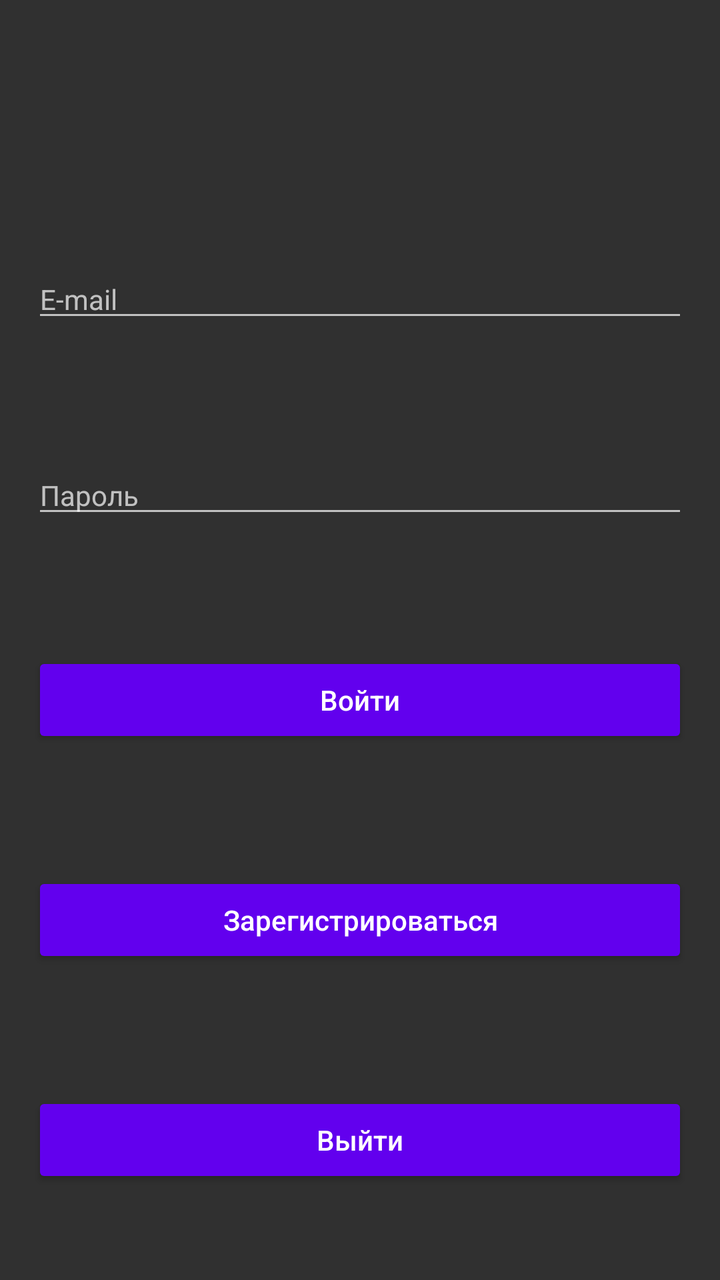
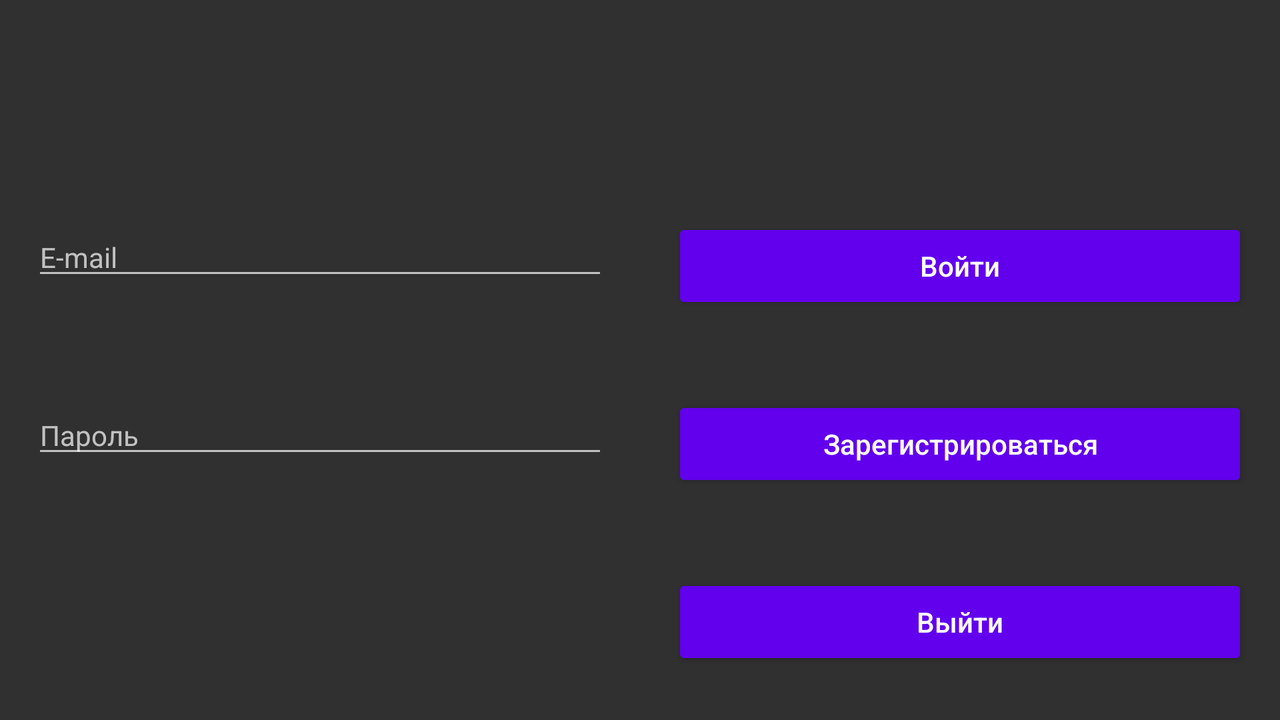

Compare how this app lays out the same screen by default and in its alternative resource folder. The renders come first, then the two layout files and the values they reference.
<!-- AndroidManifest.xml: application theme AppTheme -->
<!-- res/layout/fragment_login.xml -->
<?xml version="1.0" encoding="utf-8"?>
<android.support.constraint.ConstraintLayout xmlns:android="http://schemas.android.com/apk/res/android"
    xmlns:app="http://schemas.android.com/apk/res-auto"
    xmlns:tools="http://schemas.android.com/tools"
    android:layout_width="match_parent"
    android:layout_height="match_parent">

    <ImageView
        android:layout_width="0dp"
        android:layout_height="0dp"
        android:alpha="0.2"
        android:scaleType="centerCrop"
        android:contentDescription="@string/login_bg_description"
        app:layout_constraintBottom_toBottomOf="parent"
        app:layout_constraintEnd_toEndOf="parent"
        app:layout_constraintStart_toStartOf="parent"
        app:layout_constraintTop_toTopOf="parent"
        app:srcCompat="@drawable/lockers" />

    <EditText
        android:id="@+id/login_et"
        android:layout_width="0dp"
        android:layout_height="wrap_content"
        android:layout_marginBottom="16dp"
        android:layout_marginEnd="16dp"
        android:layout_marginStart="16dp"
        android:layout_marginTop="100dp"
        android:ems="10"
        android:inputType="textEmailAddress"
        android:selectAllOnFocus="true"
        android:textAppearance="@style/TextAppearance.AppCompat.Body1"
        app:layout_constraintBottom_toTopOf="@id/password_et"
        app:layout_constraintEnd_toEndOf="parent"
        app:layout_constraintStart_toStartOf="parent"
        app:layout_constraintTop_toTopOf="parent"
        android:hint="@string/hint_login"/>

    <EditText
        android:id="@+id/password_et"
        android:layout_width="0dp"
        android:layout_height="wrap_content"
        android:layout_marginBottom="16dp"
        android:layout_marginEnd="16dp"
        android:layout_marginStart="16dp"
        android:layout_marginTop="16dp"
        android:ems="10"
        android:inputType="textPassword"
        android:selectAllOnFocus="true"
        android:textAppearance="@style/TextAppearance.AppCompat.Body1"
        app:layout_constraintBottom_toTopOf="@id/login_btn"
        app:layout_constraintEnd_toEndOf="parent"
        app:layout_constraintStart_toStartOf="parent"
        app:layout_constraintTop_toBottomOf="@id/login_et"
        android:hint="@string/hint_password"/>

    <Button
        android:id="@+id/login_btn"
        style="@style/DialogTheme"
        android:layout_width="0dp"
        android:layout_height="wrap_content"
        android:layout_marginBottom="16dp"
        android:layout_marginEnd="16dp"
        android:layout_marginStart="16dp"
        android:layout_marginTop="16dp"
        android:text="@string/login_str"
        android:textAllCaps="false"
        android:textAppearance="@style/TextAppearance.AppCompat.Body1"
        app:layout_constraintBottom_toTopOf="@id/register_btn"
        app:layout_constraintEnd_toEndOf="parent"
        app:layout_constraintStart_toStartOf="parent"
        app:layout_constraintTop_toBottomOf="@id/password_et" />

    <Button
        android:id="@+id/register_btn"
        style="@style/DialogTheme"
        android:layout_width="0dp"
        android:layout_height="wrap_content"
        android:layout_marginBottom="16dp"
        android:layout_marginEnd="16dp"
        android:layout_marginStart="16dp"
        android:layout_marginTop="16dp"
        android:text="@string/register_str"
        android:textAllCaps="false"
        android:textAppearance="@style/TextAppearance.AppCompat.Body1"
        app:layout_constraintBottom_toTopOf="@id/logout_btn"
        app:layout_constraintEnd_toEndOf="parent"
        app:layout_constraintStart_toStartOf="parent"
        app:layout_constraintTop_toBottomOf="@id/login_btn" />

    <Button
        android:id="@+id/logout_btn"
        style="@style/DialogTheme"
        android:layout_width="0dp"
        android:layout_height="wrap_content"
        android:layout_marginBottom="16dp"
        android:layout_marginEnd="16dp"
        android:layout_marginStart="16dp"
        android:layout_marginTop="16dp"
        android:text="@string/logout_str"
        android:textAllCaps="false"
        android:textAppearance="@style/TextAppearance.AppCompat.Body1"
        app:layout_constraintBottom_toBottomOf="parent"
        app:layout_constraintEnd_toEndOf="parent"
        app:layout_constraintStart_toStartOf="parent"
        app:layout_constraintTop_toBottomOf="@id/register_btn" />
</android.support.constraint.ConstraintLayout>
<!-- resources referenced by this layout -->
<resources>
  <string name="hint_login">E-mail</string>
  <string name="hint_password">Пароль</string>
  <string name="login_bg_description">Фоновое изображение экрана входа в систему</string>
  <string name="login_str">Войти</string>
  <string name="logout_str">Выйти</string>
  <string name="register_str">Зарегистрироваться</string>
  <style name="DialogTheme" parent="TextAppearance.AppCompat.Button">
          <item name="android:backgroundTint">@color/colorPrimary</item>
      </style>
  <style name="AppTheme" parent="Theme.AppCompat.NoActionBar">
          <item name="colorPrimary">@color/colorPrimary</item>
          <item name="colorPrimaryDark">@color/colorPrimaryDark</item>
          <item name="colorAccent">@color/colorAccent</item>
      </style>
</resources>
<!-- res/layout-land/fragment_login.xml (the repository's variant of the layout above) -->
<!-- drawn on the phone turned sideways -->
<?xml version="1.0" encoding="utf-8"?>
<android.support.constraint.ConstraintLayout xmlns:android="http://schemas.android.com/apk/res/android"
    xmlns:app="http://schemas.android.com/apk/res-auto"
    xmlns:tools="http://schemas.android.com/tools"
    android:layout_width="match_parent"
    android:layout_height="match_parent">

    <ImageView
        android:layout_width="0dp"
        android:layout_height="0dp"
        android:alpha="0.2"
        android:scaleType="centerCrop"
        android:contentDescription="@string/login_bg_description"
        app:layout_constraintBottom_toBottomOf="parent"
        app:layout_constraintEnd_toEndOf="parent"
        app:layout_constraintStart_toStartOf="parent"
        app:layout_constraintTop_toTopOf="parent"
        app:srcCompat="@drawable/lockers" />

    <EditText
        android:id="@+id/login_et"
        android:layout_width="0dp"
        android:layout_height="wrap_content"
        android:layout_marginBottom="16dp"
        android:layout_marginEnd="16dp"
        android:layout_marginStart="16dp"
        android:ems="10"
        android:inputType="textEmailAddress"
        android:textAppearance="@style/TextAppearance.AppCompat.Body1"
        app:layout_constraintBottom_toTopOf="@id/password_et"
        app:layout_constraintEnd_toStartOf="@+id/guideline"
        app:layout_constraintStart_toStartOf="parent"
        app:layout_constraintTop_toTopOf="@+id/login_btn"
        app:layout_constraintVertical_bias="0.0"
        android:hint="@string/hint_login"/>

    <EditText
        android:id="@+id/password_et"
        android:layout_width="0dp"
        android:layout_height="wrap_content"
        android:layout_marginEnd="16dp"
        android:layout_marginStart="16dp"
        android:ems="10"
        android:inputType="textPassword"
        android:textAppearance="@style/TextAppearance.AppCompat.Body1"
        app:layout_constraintEnd_toStartOf="@+id/guideline"
        app:layout_constraintStart_toStartOf="parent"
        app:layout_constraintTop_toTopOf="@+id/register_btn"
        android:hint="@string/hint_password"/>

    <Button
        android:id="@+id/login_btn"
        style="@style/DialogTheme"
        android:layout_width="0dp"
        android:layout_height="wrap_content"
        android:layout_marginBottom="16dp"
        android:layout_marginEnd="16dp"
        android:layout_marginStart="16dp"
        android:layout_marginTop="100dp"
        android:text="@string/login_str"
        android:textAllCaps="false"
        android:textAppearance="@style/TextAppearance.AppCompat.Body1"
        app:layout_constraintBottom_toTopOf="@id/register_btn"
        app:layout_constraintEnd_toEndOf="parent"
        app:layout_constraintStart_toStartOf="@+id/guideline"
        app:layout_constraintTop_toTopOf="parent" />

    <Button
        android:id="@+id/register_btn"
        style="@style/DialogTheme"
        android:layout_width="0dp"
        android:layout_height="wrap_content"
        android:layout_marginBottom="16dp"
        android:layout_marginEnd="16dp"
        android:layout_marginStart="16dp"
        android:layout_marginTop="16dp"
        android:text="@string/register_str"
        android:textAllCaps="false"
        android:textAppearance="@style/TextAppearance.AppCompat.Body1"
        app:layout_constraintBottom_toTopOf="@id/logout_btn"
        app:layout_constraintEnd_toEndOf="parent"
        app:layout_constraintStart_toStartOf="@+id/guideline"
        app:layout_constraintTop_toBottomOf="@id/login_btn" />

    <Button
        android:id="@+id/logout_btn"
        style="@style/DialogTheme"
        android:layout_width="0dp"
        android:layout_height="wrap_content"
        android:layout_marginBottom="16dp"
        android:layout_marginEnd="16dp"
        android:layout_marginStart="16dp"
        android:layout_marginTop="16dp"
        android:text="@string/logout_str"
        android:textAllCaps="false"
        android:textAppearance="@style/TextAppearance.AppCompat.Body1"
        app:layout_constraintBottom_toBottomOf="parent"
        app:layout_constraintEnd_toEndOf="parent"
        app:layout_constraintStart_toStartOf="@+id/guideline"
        app:layout_constraintTop_toBottomOf="@id/register_btn" />

    <android.support.constraint.Guideline
        android:id="@+id/guideline"
        android:layout_width="0dp"
        android:layout_height="wrap_content"
        android:orientation="vertical"
        app:layout_constraintEnd_toEndOf="parent"
        app:layout_constraintGuide_percent="0.5"
        app:layout_constraintStart_toStartOf="parent" />
</android.support.constraint.ConstraintLayout>
